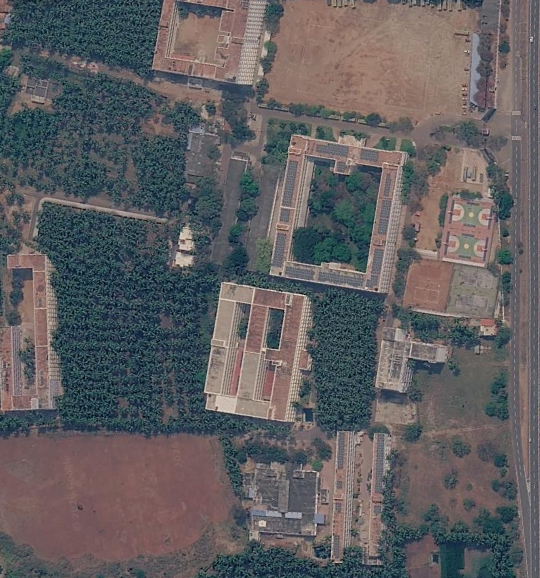
#> input picture assets/campus-map.png, 540 x 578 px; its folder holds only this picture in this run
$ python satellite-mosaic.py
#> lines starting #> are read from the running program, lines starting #| are printed output that depends on the picture; after the words box and inside, x2 and y2 are one past the last pixel; in counts of white or black regions, pixels touching at a corner belong together
#!/usr/bin/env python3
"""
Rebuild the overview ground texture public/textures/campus-map.jpg from
  - assets/campus-map.png            the base satellite image (north is up, 0.792 m per pixel)
  - assets/satellite/*.png           zoomed satellite crops (any rotation or zoom; Street View frames are skipped)

Every crop is registered to the base image with SIFT features and a RANSAC similarity transform, then all
images are blended onto one north-up grid (higher resolution wins in the overlaps, edges are feathered).

This is a dev tool. It is NOT part of `npm run build`; the generated JPG is committed.
Needs:  pip install opencv-python-headless numpy
Usage:  python scripts/satellite-mosaic.py            (writes the JPG and prints the "satellite" block for campus.json)
        python scripts/satellite-mosaic.py --width 1600 --report
Paste the printed block over "satellite" in src/data/campus.json (keep the "northUp" key).
"""
import argparse
import json
import math
import sys
from pathlib import Path

import cv2
import numpy as np

ROOT = Path(__file__).resolve().parents[1]
BASE = ROOT / 'assets' / 'campus-map.png'
CROPS = ROOT / 'assets' / 'satellite'
OUT = ROOT / 'public' / 'textures' / 'campus-map.jpg'
M_PER_PX = 0.792            # base image scale (from building 1 = 113 x 92 m), see docs/blueprint-extraction.md
GATE_PX = (497, 128)        # main gate in the base image
GRASS_RGB = (75, 115, 44)   # colour of the rendered grass plane: the margins of the texture blend into it
MIN_INLIERS = 25


def load(path):
    return cv2.imdecode(np.fromfile(str(path), dtype=np.uint8), cv2.IMREAD_COLOR)


def features(im):
    g = cv2.createCLAHE(2.0, (8, 8)).apply(cv2.cvtColor(im, cv2.COLOR_BGR2GRAY))
    return cv2.SIFT_create(nfeatures=8000, contrastThreshold=0.02).detectAndCompute(g, None)


def register(src, dst):
    """Similarity transform (3x3) taking src pixels to dst pixels, and the RANSAC inlier count."""
    (ka, da), (kb, db) = src, dst
    if da is None or db is None:
        return None, 0
    pairs = cv2.BFMatcher().knnMatch(da, db, k=2)
    good = [p[0] for p in pairs if len(p) == 2 and p[0].distance < 0.8 * p[1].distance]
    if len(good) < 8:
        return None, 0
    pa = np.float32([ka[g.queryIdx].pt for g in good])
    pb = np.float32([kb[g.trainIdx].pt for g in good])
    m, inl = cv2.estimateAffinePartial2D(pa, pb, method=cv2.RANSAC, ransacReprojThreshold=6.0, maxIters=5000)
    if m is None:
        return None, 0
    return np.vstack([m, [0, 0, 1]]), int(inl.sum())


def main():
    ap = argparse.ArgumentParser()
    ap.add_argument('--width', type=int, default=1280, help='output width in pixels')
    ap.add_argument('--quality', type=int, default=80, help='JPEG quality')
    ap.add_argument('--skip', default='college front', help='skip crops whose file name starts with this (Street View frames)')
    ap.add_argument('--report', action='store_true', help='print the registration of every crop')
    a = ap.parse_args()

    names = ['base'] + sorted(p.stem for p in CROPS.glob('*.png') if not p.stem.startswith(a.skip))
    paths = {'base': BASE, **{p.stem: p for p in CROPS.glob('*.png')}}
    images = {n: load(paths[n]) for n in names}
#> in load, returned value is the input picture: shape (578, 540, 3); mean B, G, R 96.5, 94.3, 96.3
#> images = 1 item
    feats = {n: features(im) for n, im in images.items()}
#> in features, `g = cv2.createCLAHE(2.0, (8, 8)).apply(cv2.cvtColor(im, cv2.COLOR_BGR2..`:
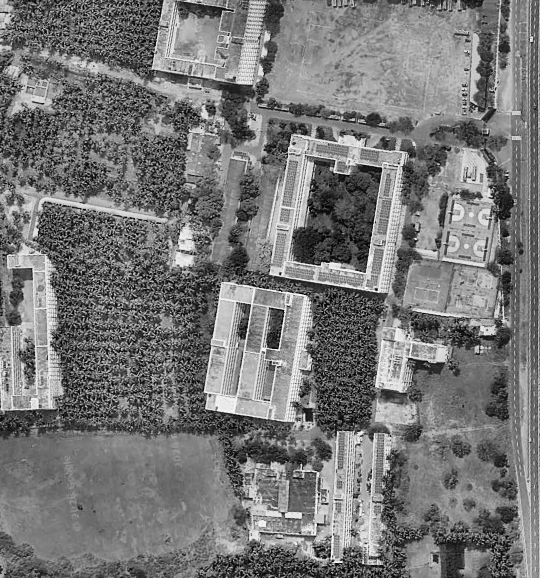
#> g: shape (578, 540); min 1, max 252, mean 119.1
#> feats = 1 item

    # crop -> base transforms, chained through an already registered crop when the direct match is weak
    to_base = {'base': np.eye(3)}
    pending = [n for n in names if n != 'base']
    for n in pending:
        t, inl = register(feats[n], feats['base'])
        if t is not None and inl >= MIN_INLIERS:
            to_base[n] = t
        if a.report:
            print(f'{n:45s} -> base  inliers {inl}')
#> after the loop, to_base = {'base': [[1, 0, 0], [0, 1, 0], [0, 0, 1]]}
    for _ in range(len(pending)):
        for n in pending:
            if n in to_base:
                continue
            best = None
            for m, tb in to_base.items():
                if m == 'base':
                    continue
                t, inl = register(feats[n], feats[m])
                if t is not None and inl >= MIN_INLIERS and (best is None or inl > best[0]):
                    best = (inl, tb @ t)
            if best:
                to_base[n] = best[1]
                if a.report:
                    print(f'{n:45s} -> chained, inliers {best[0]}')
    missing = [n for n in pending if n not in to_base]
#> missing = []
    if missing:
        print('could not register (left out):', ', '.join(missing), file=sys.stderr)

    # extent of everything, in base-image pixels
    pts = []
    for n, t in to_base.items():
        h, w = images[n].shape[:2]
        c = np.array([[0, 0, 1], [w, 0, 1], [w, h, 1], [0, h, 1]], float).T
        pts.append((t @ c)[:2].T)
#> this loop made 1 pass
#> (n, t, h, w, c) on pass 1: ('base', [[1, 0, 0], [0, 1, 0], [0, 0, 1]], 578, 540, [[0, 540, 540, 0], [0, 0, 578, 578], [1, 1, 1, 1]])
#> after the loop, pts = [[[0, 0], [540, 0], [540, 578], [0, 578]]]
    pts = np.vstack(pts)
#> pts = [[0, 0], [540, 0], [540, 578], [0, 578]]
    x0, y0 = np.floor(pts.min(0))
#> x0 = 0; y0 = 0
    x1, y1 = np.ceil(pts.max(0))
#> x1 = 540; y1 = 578
    mpp = (x1 - x0) * M_PER_PX / a.width
#> mpp = 0.334
    width, height = a.width, int(round((y1 - y0) * M_PER_PX / mpp))
#> width = 1280; height = 1370
    s = M_PER_PX / mpp                                    # output pixels per base pixel
#> s = 2.37
    grid = np.array([[s, 0, -x0 * s], [0, s, -y0 * s], [0, 0, 1]])
#> grid = [[2.37, 0, 0], [0, 2.37, 0], [0, 0, 1]]

    acc = np.zeros((height, width, 3), np.float32)
    wsum = np.zeros((height, width), np.float32)
    # a smaller scale factor (crop px -> base px) means finer detail; those blend on top
    order = sorted(to_base, key=lambda n: -abs(np.linalg.det(to_base[n][:2, :2])))
#> order = ['base']
    for rank, n in enumerate(order):
        im = images[n]
        h, w = im.shape[:2]
        valid = np.full((h, w), 255, np.uint8)
        valid[:4, :] = valid[-4:, :] = 0
        valid[:, :4] = valid[:, -4:] = 0
        if n != 'base':
            valid[max(h - 90, 0):, max(w - 100, 0):] = 0   # map-viewer pegman / controls
        m = (grid @ to_base[n])[:2]
        wi = cv2.warpAffine(im, m, (width, height), flags=cv2.INTER_CUBIC)
        wv = cv2.warpAffine(valid, m, (width, height), flags=cv2.INTER_NEAREST)
        feather = np.clip(cv2.distanceTransform((wv > 0).astype(np.uint8), cv2.DIST_L2, 3) / 14.0, 0, 1) * (1 + rank * 3.0)
        feather[wv == 0] = 0
        acc += wi.astype(np.float32) * feather[..., None]
        wsum += feather
#> this loop made 1 pass
#> (rank, n, h, w, m) on pass 1: (0, 'base', 578, 540, [[2.37, 0, 0], [0, 2.37, 0]])
#> pass 1, in main, `wv = cv2.warpAffine(valid, m, (width, height), flags=cv2.INTER_NEAREST)`:
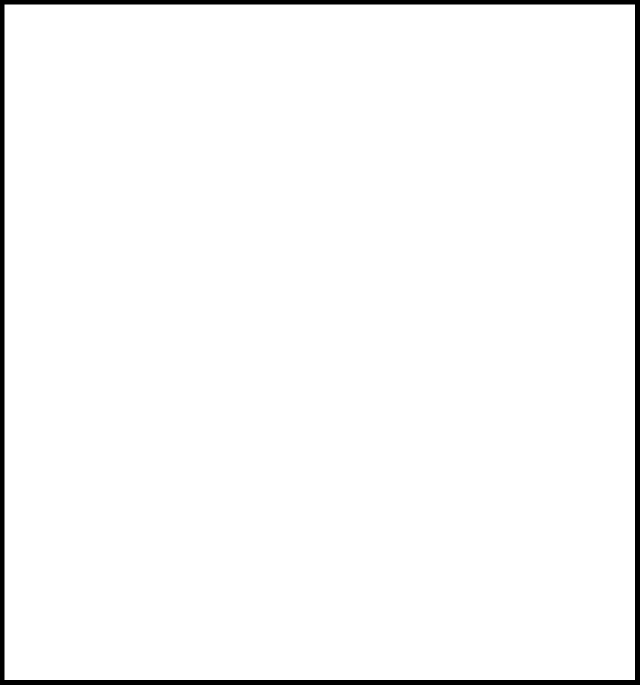
#> wv: shape (1370, 1280) (shown at 1/2 size); 97.1% white; 1 black region, box (x1, y1, x2, y2) and area: (0, 0, 1280, 1370) 49989
#> pass 1, in main, `feather = np.clip(cv2.distanceTransform((wv > 0).astype(np.uint8), cv2..`:
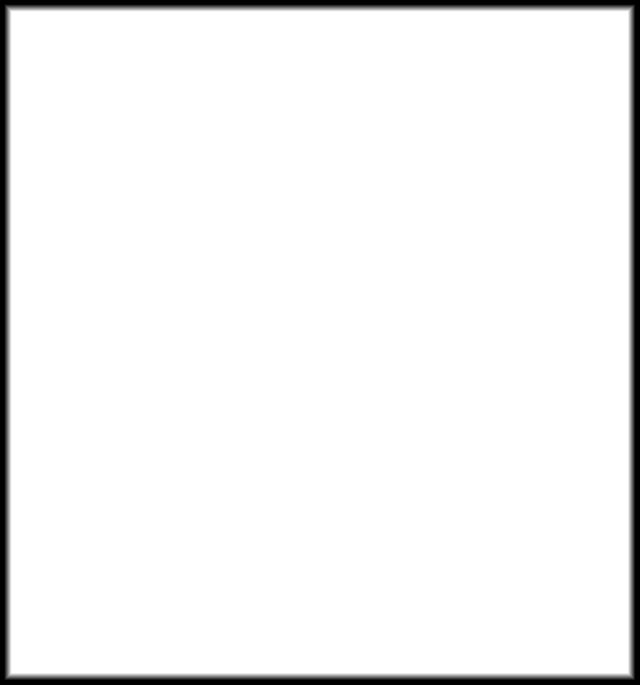
#> feather: shape (1370, 1280) float32 (shown at 1/2 size); min 0, max 1, mean 0.951
#> after the loop:
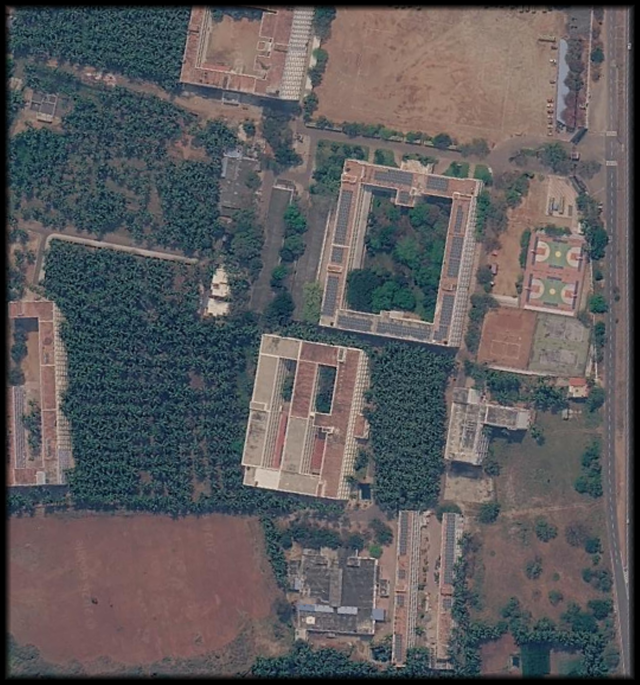
#> acc: shape (1370, 1280, 3) float32 (shown at 1/2 size); mean B, G, R 92.1, 90, 92.1
#> after the loop:
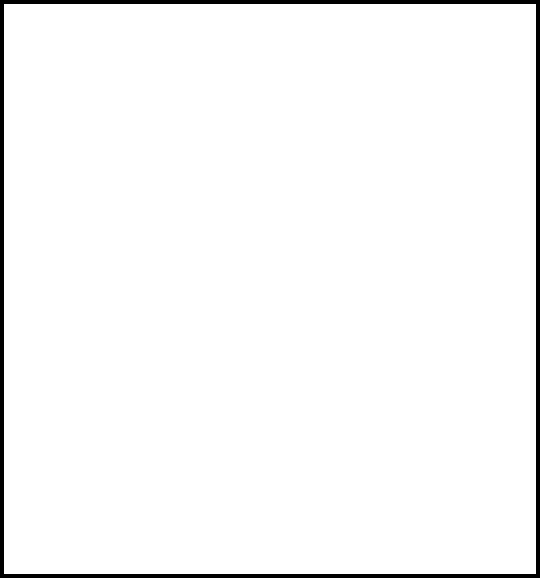
#> valid: shape (578, 540); 97.2% white; 1 black region, box (x1, y1, x2, y2) and area: (0, 0, 540, 578) 8880
    cover = wsum > 0
    out = np.zeros_like(acc)
    out[cover] = acc[cover] / wsum[cover][:, None]
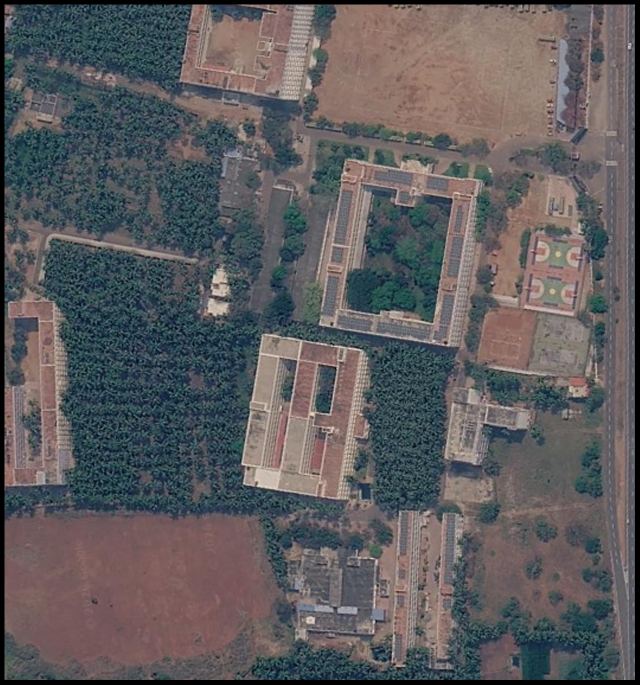
#> out: shape (1370, 1280, 3) float32 (shown at 1/2 size); mean B, G, R 94.1, 91.8, 93.8
    fill = np.array(GRASS_RGB[::-1], np.float32)
#> fill = [44, 115, 75]
    soft = cv2.GaussianBlur(cover.astype(np.float32), (0, 0), 6)[..., None]
    out = np.clip(out * soft + fill * (1 - soft), 0, 255).astype(np.uint8)
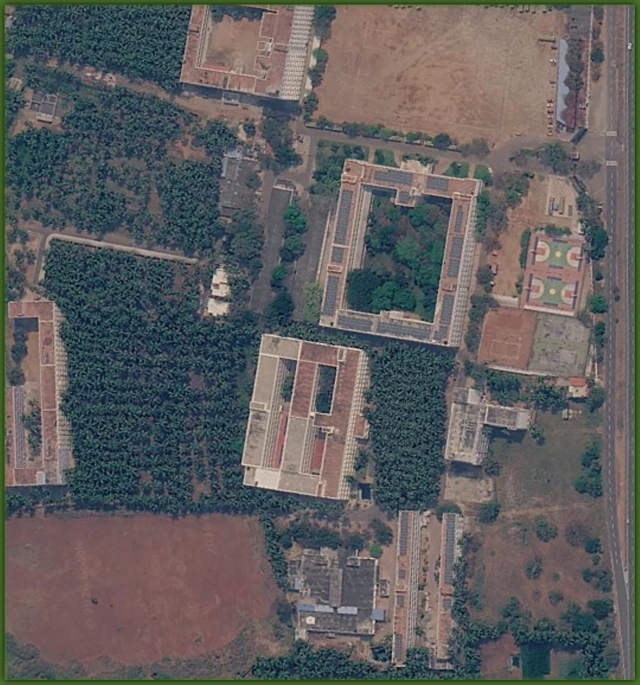
#> out: shape (1370, 1280, 3) (shown at 1/2 size); mean B, G, R 94.4, 93.8, 95.1
    OUT.parent.mkdir(parents=True, exist_ok=True)
    cv2.imencode('.jpg', out, [cv2.IMWRITE_JPEG_QUALITY, a.quality])[1].tofile(str(OUT))

    cx = ((x0 + x1) / 2 - GATE_PX[0]) * M_PER_PX
#> cx = -179.8
    cz = ((y0 + y1) / 2 - GATE_PX[1]) * M_PER_PX
#> cz = 127.5
    block = {
        'url': 'textures/campus-map.jpg',
        'pixelSize': [width, height],
        'metresPerPixel': round(mpp, 4),
        'gatePixel': [round((GATE_PX[0] - x0) * s, 1), round((GATE_PX[1] - y0) * s, 1)],
        'centre': {'x': round(cx, 1), 'z': round(cz, 1)},
        'size': {'w': round(width * mpp, 1), 'd': round(height * mpp, 1)},
        'northUp': True,
    }
#> (the run stopped early here; a loop or call above may not have finished)
